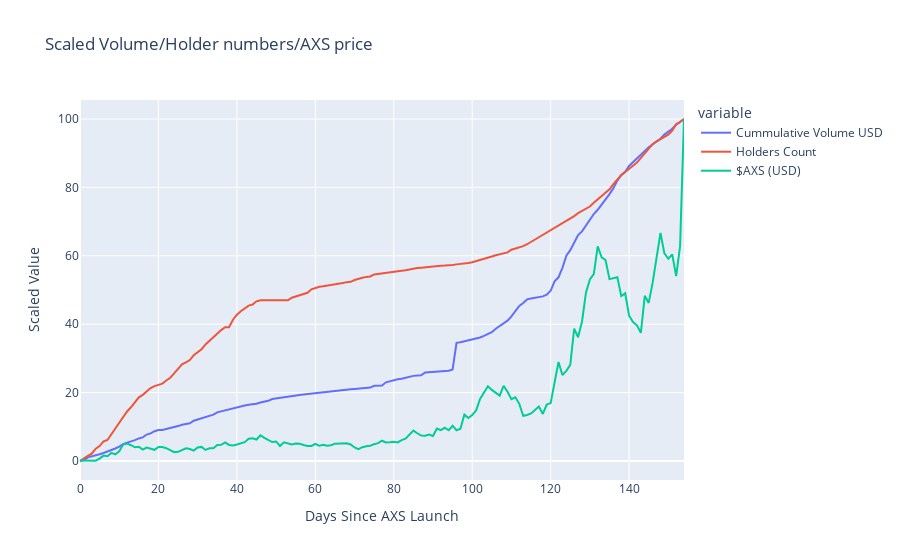

This figure's notebook cell:
### Code cell
#Vis all
fig_scaleAXS = px.line(df_scaledAXS, y=["Cummulative Volume USD", "Holders Count","$AXS (USD)"],
    labels= {"value":"Scaled Value", "index":"Days Since AXS Launch"},
    title= "Scaled Volume/Holder numbers/AXS price"
    )
fig_scaleAXS.show()

### Figure 1 — Plotly figure (JSON) as saved in the notebook; plotly's stock layout.template omitted (floating-point values rounded to 4 significant figures; data arrays with more than 128 entries replaced by an {"elided": "..."} marker saying what was removed)
{"data": [{"hovertemplate": "variable=Cummulative Volume USD<br>Days Since AXS Launch=%{x}<br>Scaled Value=%{y}<extra></extra>", "legendgroup": "Cummulative Volume USD", "line": {"color": "#636efa", "dash": "solid"}, "mode": "lines", "name": "Cummulative Volume USD", "orientation": "v", "showlegend": true, "type": "scatter", "x": {"elided": "155 int values"}, "xaxis": "x", "y": {"elided": "155 float values"}, "yaxis": "y"}, {"hovertemplate": "variable=Holders Count<br>Days Since AXS Launch=%{x}<br>Scaled Value=%{y}<extra></extra>", "legendgroup": "Holders Count", "line": {"color": "#EF553B", "dash": "solid"}, "mode": "lines", "name": "Holders Count", "orientation": "v", "showlegend": true, "type": "scatter", "x": {"elided": "155 int values"}, "xaxis": "x", "y": {"elided": "155 float values"}, "yaxis": "y"}, {"hovertemplate": "variable=$AXS (USD)<br>Days Since AXS Launch=%{x}<br>Scaled Value=%{y}<extra></extra>", "legendgroup": "$AXS (USD)", "line": {"color": "#00cc96", "dash": "solid"}, "mode": "lines", "name": "$AXS (USD)", "orientation": "v", "showlegend": true, "type": "scatter", "x": {"elided": "155 int values"}, "xaxis": "x", "y": {"elided": "155 float values"}, "yaxis": "y"}], "layout": {"legend": {"title": {"text": "variable"}, "tracegroupgap": 0}, "title": {"text": "Scaled Volume/Holder numbers/AXS price"}, "xaxis": {"anchor": "y", "domain": [0, 1], "title": {"text": "Days Since AXS Launch"}}, "yaxis": {"anchor": "x", "domain": [0, 1], "title": {"text": "Scaled Value"}}}}
